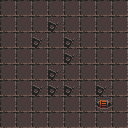

A level layout from a 2D game, rendered from its tile map. Below: a short description, then the map file with tile-grid data replaced by summaries:
An orthogonal 8x8 tile map with 16x16 px tiles, 1 tile layer (Kachelebene 1) and 2 objects (PLAYER, EXIT).

<map version="1.4" tiledversion="1.4.3" orientation="orthogonal" renderorder="right-up" width="8" height="8" tilewidth="16" tileheight="16" infinite="0" nextlayerid="3" nextobjectid="4">
 <properties>
  <property name="musicFilePath" value="audio/music/Take Cover.ogg" />
 </properties>
 <tileset firstgid="1" source="../tileset1.tsx" />
 <layer id="1" name="Kachelebene 1" width="8" height="8">
  <data>[64 cells, 64 non-empty, 3 distinct tile ids]</data>
 </layer>
 <objectgroup id="2" name="Objektebene 1">
  <object id="1" name="PLAYER" x="26.8607" y="43.3237">
   <point />
  </object>
  <object id="3" name="EXIT" x="97.695" y="98.2366" width="13.4304" height="11.6974" />
 </objectgroup>
</map>
